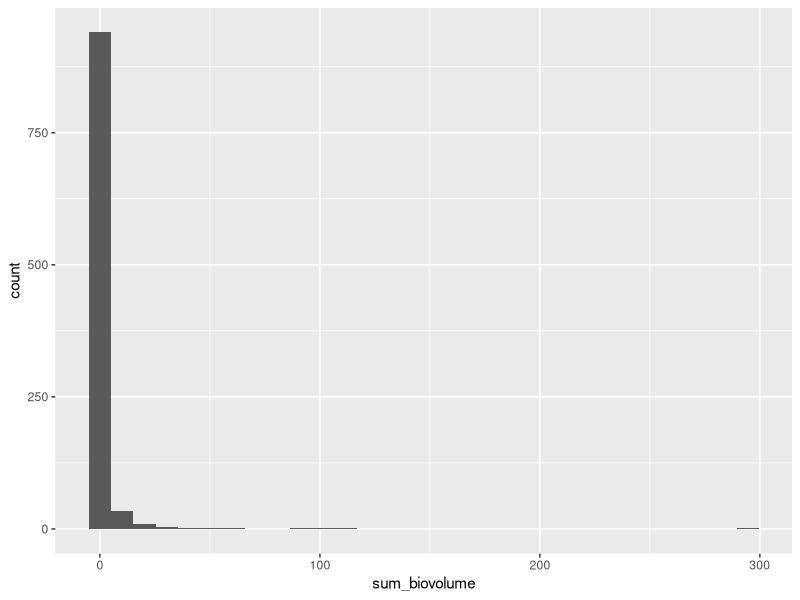
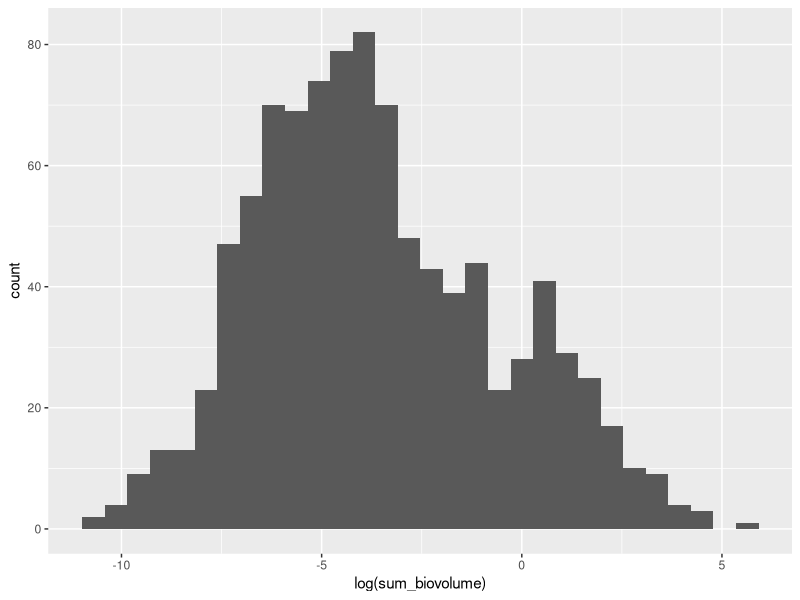
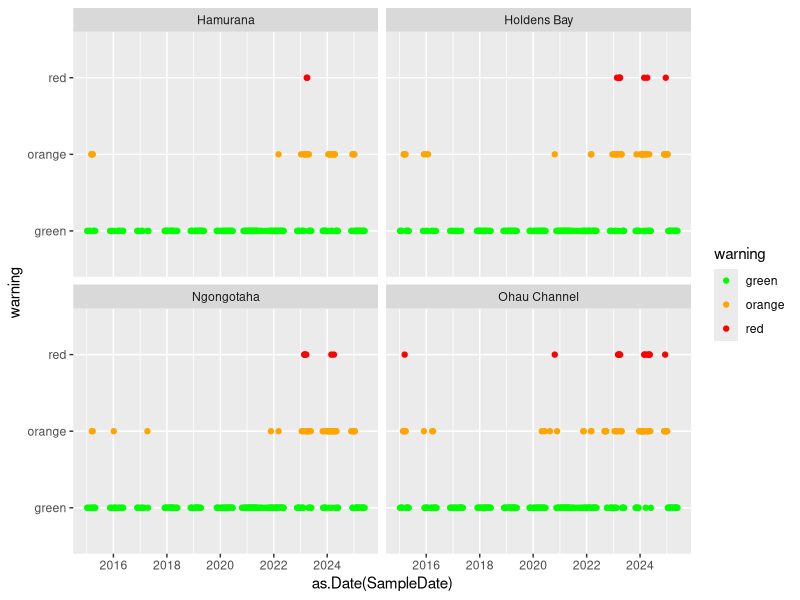
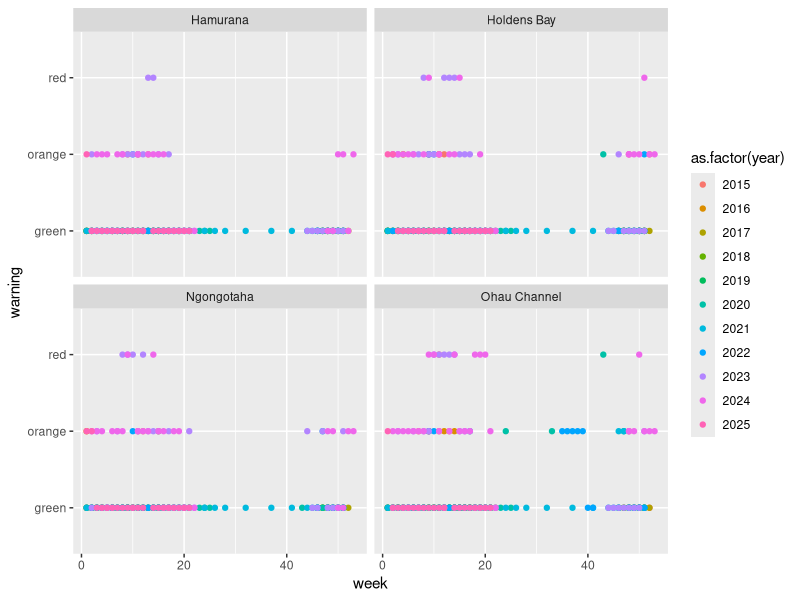
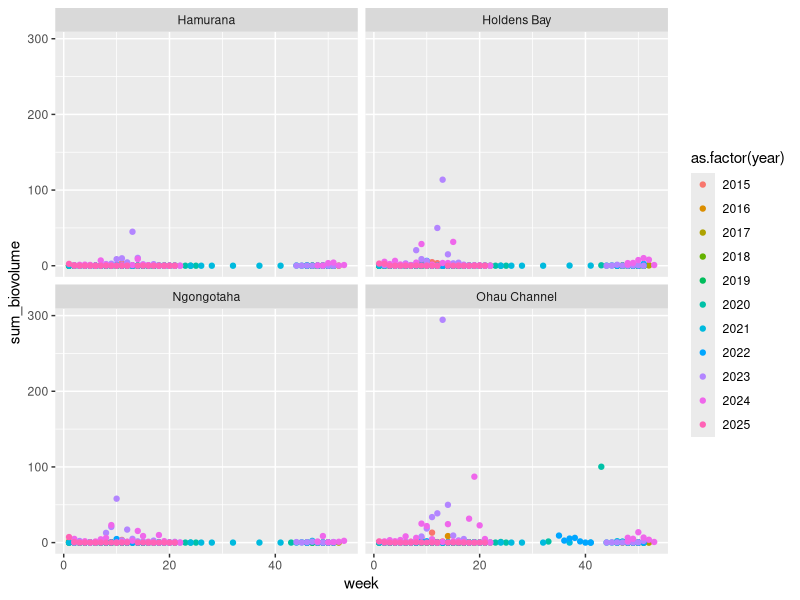
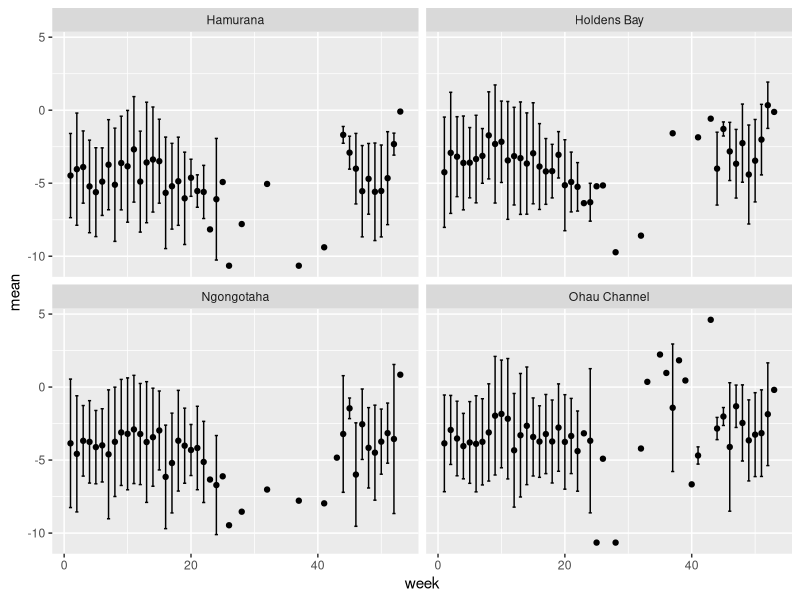
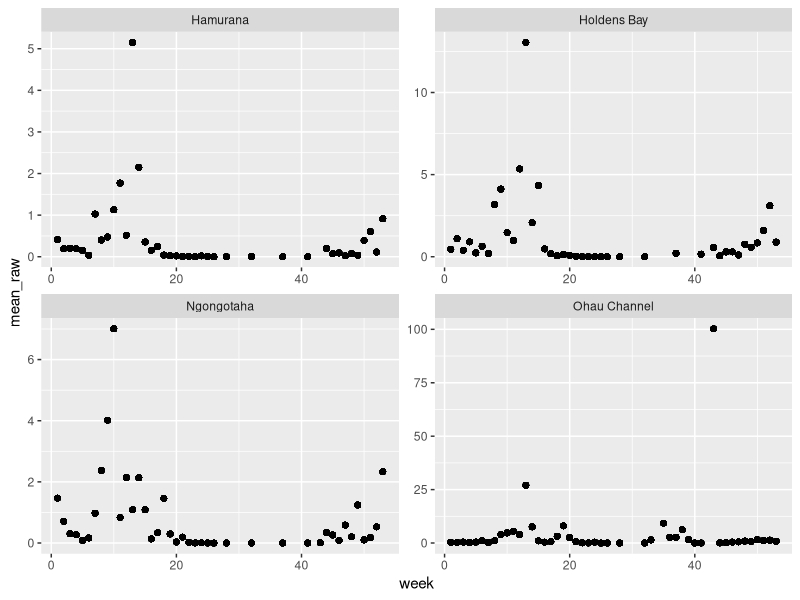

Source code (R) for these figures, in order: (Note: this script raises an error after producing the figures.)
# produce climatology forecasts at BOPRC sites from long-term records
# trigger to run script: new observations added to boprc_cyano_2015-01-07_DATE.csv
# OR new file added in that folder with name prefix of boprc_cyano_**
library(tidyverse)

boprc <- read.csv('./data/boprc_cyano/boprc_cyano_2015-01-07_2025-05-26.csv')

boprc <- boprc %>% 
  select(Location, Site, SampleDate, PotentiallyToxicBioVolume) %>% 
  filter(!is.na(PotentiallyToxicBioVolume))

# sum the biovolume on a given site and day (following NERM Cyanobacteria protocol 2024,
# alert levels are based on the combined total of all cyanobacteria)
boprc <- boprc %>% 
  group_by(Site, SampleDate) %>% 
  summarise(sum_biovolume = sum(PotentiallyToxicBioVolume))

ggplot(boprc, aes(x = sum_biovolume)) +
  geom_histogram()

ggplot(boprc, aes(x = log(sum_biovolume))) +
  geom_histogram()

# convert potentially toxic into warning levels based on guideline
# thresholds from BOPRC based on biovolume
boprc <- boprc %>% 
  mutate(warning = case_when(sum_biovolume < 0.5 ~ 'green',
                             sum_biovolume > 0.5 & sum_biovolume < 9.99 ~ 'orange',
                             sum_biovolume > 10 ~ 'red'))

ggplot(boprc, aes(x = as.Date(SampleDate), y = warning, color = warning)) +
  geom_point() +
  facet_wrap(~Site) +
  scale_color_manual(values = c('green', 'orange', 'red', 'gray'))

# add week and day of year
boprc <- boprc %>% 
  mutate(doy = yday(SampleDate),
         year = year(SampleDate),
         week = week(SampleDate))

ggplot(boprc, aes(x = week, y = warning, color = as.factor(year))) +
  geom_point() +
  facet_wrap(~Site) 

ggplot(boprc, aes(x = week, y = sum_biovolume, color = as.factor(year))) +
  geom_point() +
  facet_wrap(~Site) 

#calculate mean and sd of potentially toxic biovolume for each week and site
# first log transform the data because it is not normally distributed, then take mean/sd
min_val <- min(boprc$sum_biovolume[boprc$sum_biovolume > 0])

climatology <- boprc %>% 
  group_by(Site, week) %>% 
  mutate(mean_raw = mean(sum_biovolume),
         sd_raw = sd(sum_biovolume)) %>% 
  mutate(log_biovolume = log(sum_biovolume + min_val)) %>% 
  mutate(mean = mean(log_biovolume),
            sd = sd(log_biovolume, na.rm = TRUE)) %>% 
  distinct(Site, week, .keep_all = TRUE) %>% 
  select(Site, SampleDate, week, mean_raw, sd_raw, mean, sd)
         

ggplot(climatology, aes(x = week, y = mean)) +
  geom_point() +
  geom_errorbar(aes(ymin = mean - sd, ymax = mean + sd), width = 0.5) +
  facet_wrap(~Site)

# now pull from a distribution for each doy, then convert into likelihood of red, orange, or green warning
pred <- climatology %>% 
  group_by(Site, SampleDate) %>% 
  mutate(ens_pred = list(rlnorm(1000, meanlog = mean, sdlog = sd)))

pred %>% 
  unnest() %>% 
  ggplot(aes(x = week, y = mean_raw)) +
  geom_point() +
  facet_wrap(~Site, scales = 'free')

warnings <- pred %>% 
  rowwise() %>% 
  mutate(green = mean(ens_pred < 0.5),
         orange = mean(ens_pred >=0.5 & ens_pred < 10),
         red = mean(ens_pred >= 10))

t2 <- pred %>% 
  rowwise() %>% 
  mutate(green = count(ens_pred < 0.5)/1000)

warnings_long <- warnings %>% 
  pivot_longer(green:red, values_to = 'probability', names_to = 'warning_level')

ggplot(warnings_long, aes(x = week, y = probability, fill = warning_level)) +
  geom_col(position = 'stack') +
  facet_wrap(~Site) +
  scale_fill_manual(values = c('green', 'orange', 'red')) +
  theme_bw()

ggplot(warnings_long, aes(x = week, y = probability, group = warning_level, 
                          color = warning_level)) +
  geom_line(size = 1) +
  facet_wrap(~Site) +
  scale_color_manual(values = c('green', 'orange', 'red')) +
  theme_bw()

ggplot(warnings_long, aes(x = probability, fill = Site)) +
  geom_histogram(position = 'dodge') +
  facet_wrap(~warning_level) +
  theme_bw()

warnings_long %>% 
  filter(warning_level=='red') %>% 
  ggplot(aes(x = week, y = probability)) +
  geom_line(size = 2) +
  facet_wrap(~Site) +
  geom_hline(yintercept = 0.50) +
  theme_bw() +
  ylab('Probability of red warning')

# just check that the probabilities sum to 100
daily_summary <- warnings_long %>% 
  group_by(Site, week) %>% 
  summarise(total_prob = sum(probability, na.rm = TRUE))

warnings_save <- warnings_long %>% 
  select(-ens_pred)

write.csv(warnings_save, './forecasts/climatology_values_probabilities.csv', row.names = FALSE)
#################################################################################
# produce spatial persistence forecasts at BOPRC using TALT sites

# first need to create regression between cyanofluor phyco and potentially toxic biovolume
# see Georgia's paper for reference on this: https://www.sciencedirect.com/science/article/pii/S1568988320301487
# do this for each site using data collected by TALT so far
# so far, this is just 16 observations, but it will grow
# and then we have 2 more obs per week to inform the spatial persistence

#################################################################################
# produce temporal persistence forecasts at BOPRC sites using buoy data
